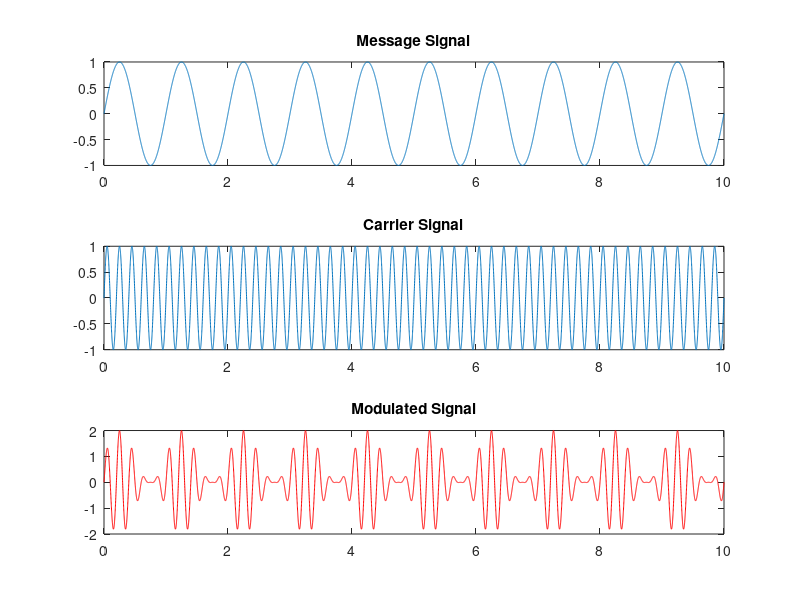

MATLAB code to generate this figure:
amp_carrier = 1
amp_message = 1
frequency_carrier = 5
frequency_message = 1

T = 10;
t = 0:0.001:T;

message = amp_message.*sin(2*pi*frequency_message*t);
subplot(3, 1, 1);
plot(t, message);

title('Message Signal');
carrier = amp_carrier.*sin(2*pi*frequency_carrier*t);
subplot(3, 1, 2);
plot(t, carrier);
title('Carrier Signal');
modulated = (amp_carrier + message).*carrier;
subplot(3, 1, 3);
plot(t, modulated, 'r');
title('Modulated Signal');